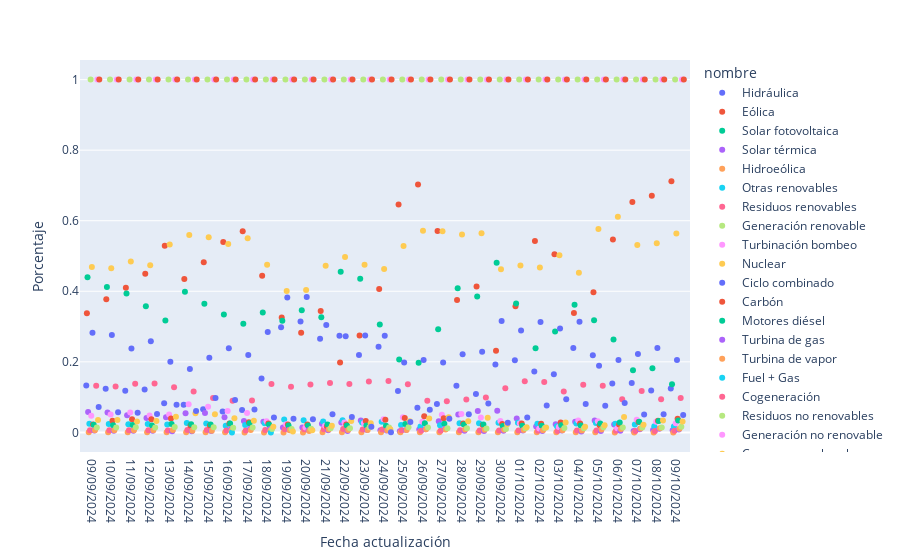

Write notebook code for a chart like this one.
### Code cell
fig2 = px.strip(data_frame = df_balance,
         x          = "Fecha actualización",
         y          = "Porcentaje",
         color      = "nombre",
         hover_data = df_balance.columns)

fig2.show()
